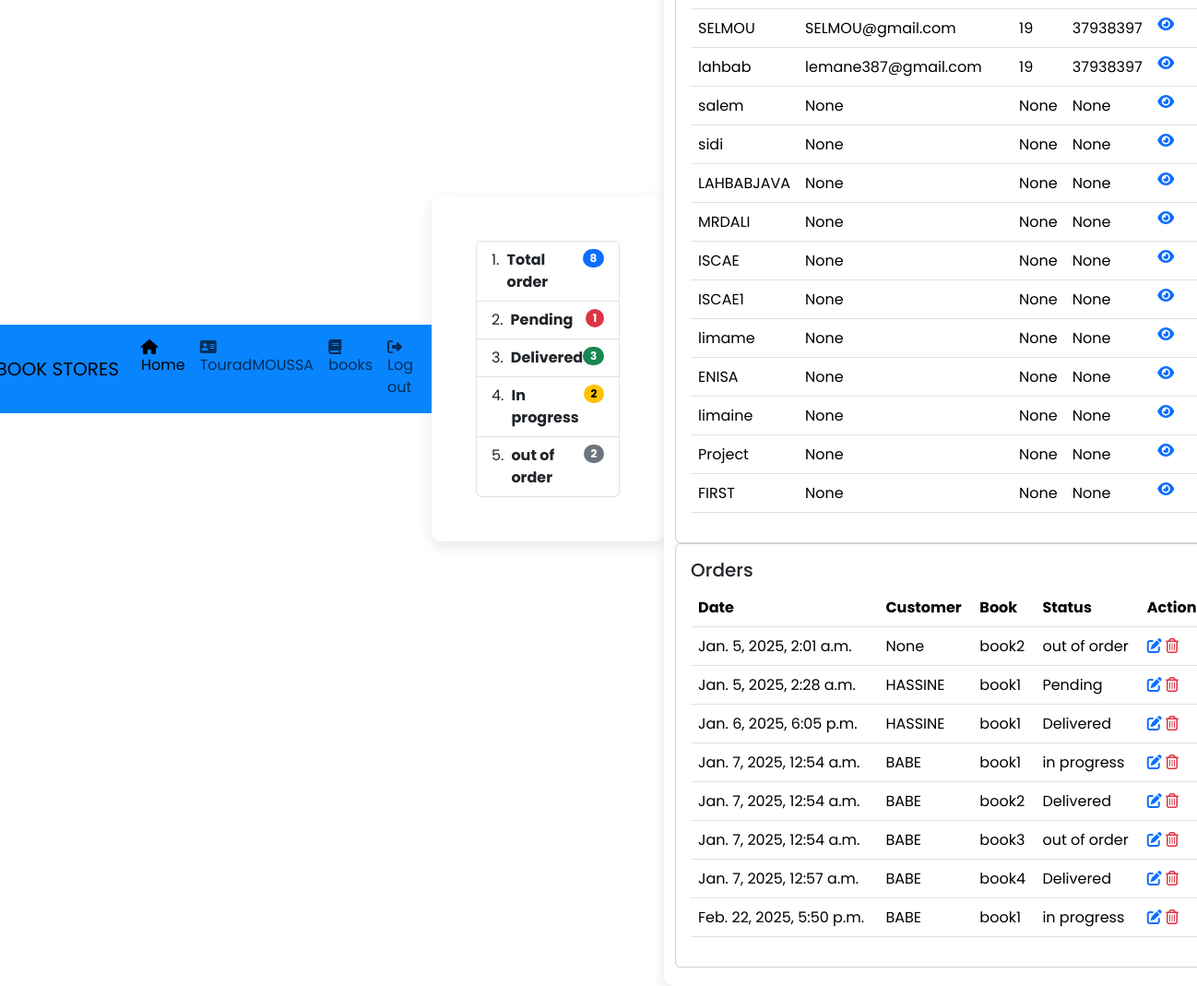
The app's page / (signed in) with its own data.
### bookstore/models.py (models this page shows)
class Customer(models.Model):
    user = models.OneToOneField(User, null=True, on_delete=models.CASCADE)
    name = models.CharField(max_length=190, null=True)
    prenom = models.CharField(max_length=190, null=True)
    phone = models.CharField(max_length=190, null=True)
    email = models.CharField(max_length=190, null=True)
    age = models.CharField(max_length=190, null=True)
    avatar = models.ImageField(blank=190, null=True ,default="profile.jpg")
    date_created = models.DateTimeField(auto_now_add=True, null=True)
    def __str__(self):
        return self.name

class order(models.Model):
    STATUS={
        ('Pending','Pending'),
        ('Delivered','Delivered'),
        ('in progress','in progress'),
        ('out of order','out of order')
    }
    customer = models.ForeignKey(Customer, null=True, on_delete=models.SET_NULL)
    book = models.ForeignKey(Book, null=True, on_delete=models.SET_NULL)
    tags = models.ManyToManyField(Tag)
    date_created = models.DateTimeField(auto_now_add=True, null=True)
    status = models.CharField(max_length=200, null=True ,choices=STATUS)

class Book(models.Model):
     CATEGORY={
        ('Fiction','Fiction'),
        ('Mystery','Mystery'),
        ('Romance','Romance'),
        ('technelogy','technelogy')
    }
     name = models.CharField(max_length=190, null=True)
     author = models.CharField(max_length=190, null=True)
     price = models.FloatField(null=True)
     tags = models.ManyToManyField(Tag)
     category = models.CharField(max_length=190, null=True, choices=CATEGORY)
     description = models.CharField(max_length=200, null=True)
     date_created = models.DateTimeField(auto_now_add=True, null=True)
     def __str__(self):
        return self.name

### bookstore/decorators.py (the view)
        def wrapper_func(request , *args,**kwargs):
            group = None
            if request.user.groups.exists():
               group =  request.user.groups.all()[0].name
            if group == 'ADMIN':
               return view_func(request , *args,**kwargs)
            if group == 'CUSTOMER':
                return redirect('Userprofile')

### bookstore/views.py (called while the page is built)
@login_required(login_url='login')
@forAdmins
def home(request):
     customers = Customer.objects.all()
     orders = order.objects.all()
     t_orders = orders.count()
     p_orders = orders.filter(status='Pending').count()
     d_orders = orders.filter(status='Delivered').count()
     in_orders = orders.filter(status='in progress').count()
     out_orders = orders.filter(status='out of order').count()
     context = {'customers':customers,
                'orders': orders,
                't_orders': t_orders,
                'p_orders': p_orders,
                'd_orders': d_orders,
                'in_orders': in_orders,
                'out_orders': out_orders}
     return render(request,'bookstore/dashbord.html',context)

### bookstore/templates/bookstore/dashbord.html (shortened to what this page needs)
{% extends "bookstore/main.html" %}
{% block content %}
<div class="container p-5">
<ol class="list-group list-group-numbered">
  <li class="list-group-item d-flex justify-content-between align-items-start">
    <div class="ms-2 me-auto">
      <div class="fw-bold">Total order</div>
    </div>
    <span class="badge text-bg-primary rounded-pill">{{t_orders}}</span>
  </li>
  <li class="list-group-item d-flex justify-content-between align-items-start">
    <div class="ms-2 me-auto">
      <div class="fw-bold">Pending</div>
    </div>
    <span class="badge rounded-pill text-bg-danger">{{p_orders}}</span>
  </li>
  <li class="list-group-item d-flex justify-content-between align-items-start">
    <div class="ms-2 me-auto">
      <div class="fw-bold">Delivered</div>
    </div>
    <span class="badge rounded-pill text-bg-success"> {{d_orders}}</span>
  </li>
  <li class="list-group-item d-flex justify-content-between align-items-start">
    <div class="ms-2 me-auto">
      <div class="fw-bold">In progress</div>
    </div>
    <span class="badge rounded-pill text-bg-warning">{{in_orders}}</span>
  </li>
  <li class="list-group-item d-flex justify-content-between align-items-start">
    <div class="ms-2 me-auto">
      <div class="fw-bold">out of order</div>
    </div>
    <span class="badge rounded-pill text-bg-secondary"> {{out_orders}} </span>
  </li>
</ol>
</div>
<div class="container ">
    <div class="row">
      <div class="col">
        <div class="card" >
            <div class="card-body">
              <table class="table">
                <tbody>
                    {% for item in customers    %}
                    <tr>
                    <td>{{item.name}}</td>
                    <td>{{item.email}}</td>
                    <td>{{item.age}}</td>
                    <td>{{item.phone}}</td>
                    <td> <a href="{% url 'customer' item.id %}"><i class="fa-solid fa-eye"></i></a></td>
                  </tr>
                  {%  endfor %}
                </tbody>
              </table>
            </div>
          </div>
      </div>
      <div class="col">
        <div class="card" >
            <div class="card-body">
              <h5 class="card-title">Orders</h5>
              <table class="table">
                <thead>
                  <tr>
                    <th scope="col">Date</th>
                    <th scope="col">Customer</th>
                    <th scope="col">Book</th>
                    <th scope="col">Status</th>
                    <th scope="col">Action</th>
                  </tr>
                </thead>
                <tbody>
                    {% for item in orders    %}
                    <tr>
                    <td>{{item.date_created}}</td>
                    <td>{{item.customer}}</td>
                    <td>{{item.book}}</td>
                    <td>{{item.status}}</td>
                    <td>
                        <a href="{% url 'update' item.id %}"> <i class="fa-solid fa-pen-to-square"></i></a>
                        <a class="text-danger"  href="{% url 'delete' item.id %}"> <i class="fa-regular fa-trash-can"></i></a>
                    </td>
                  </tr>
                  {%  endfor %}
                </tbody>
              </table>
            </div>
          </div>
      </div>
    </div>
  </div>
{% endblock %}

### bookstore/templates/bookstore/main.html (shortened to what this page needs)
{% load static %}
<html>
    <head>
        <link rel="stylesheet"type="text/css" href="{% static '/CSS/style.css' %}">
      <link href="https://cdn.jsdelivr.net/npm/bootstrap@5.3.3/dist/css/bootstrap.min.css" rel="stylesheet">
         <link rel="stylesheet" href="https://cdnjs.cloudflare.com/ajax/libs/font-awesome/6.7.2/css/all.min.css"
 />
          <link rel="stylesheet"type="text/css" href="{% static '/CSSv/styledash.css' %}">
    </head>
    <body>
        {% include  "bookstore/navbar.html" %}
         {% block content %}
         {% endblock %}
    </body>
</html>

### bookstore/templates/bookstore/navbar.html (shortened to what this page needs)
{% load  static %}
<nav class="navbar navbar-expand-lg" style="background-color:rgb(9, 132, 255);" >
    <div class="container-fluid">
      <a class="navbar-brand" href="{% url 'home' %}">
        BOOK STORES
      </a>
      <div class="collapse navbar-collapse" id="navbarSupportedContent">
        <ul class="navbar-nav me-auto mb-2 mb-lg-0">
          {% if request.user.is_staff%}
          <li class="nav-item">
            <a class="nav-link active" aria-current="page" href="{% url 'home' %}"><i class="fa-solid fa-house"></i>Home</a>
          </li>
          <li class="nav-item">
            <a class="nav-link" href="{% url 'profile_info' %}""><i class="fa-solid fa-address-card"></i>{{request.user}}</a>
          </li>
          <li class="nav-item">
            <a class="nav-link" href="{% url 'books' %}"><i class="fa-solid fa-book"></i>books</a>
          </li>{% endif %}
          <li class="nav-item">
            <a class="nav-link" href="{% url 'logout' %}"><i class="fa-solid fa-right-from-bracket"></i>Log out</a>
          </li>
        </ul>
      </div>
    </div>
  </nav>

### static/CSSv/style.css (style rules this page uses)
* { margin: 0; padding: 0; box-sizing: border-box; }
body { font-family: Arial, sans-serif; background-color: #f4f4f4; display: flex; justify-content: center; align-items: center; height: 100vh; padding: 20px; }
.container { width: 100%; max-width: 500px; background-color: #fff; padding: 20px; border-radius: 10px; box-shadow: 0 5px 15px rgba(0, 0, 0, 0.1); }
a { color: #007BFF; text-decoration: none; }

### static/CSSv/styledash.css (style rules this page uses)
* { margin: 0; padding: 0; box-sizing: border-box; font-family: "Poppins", sans-serif; }

### records on screen
Customer: name "SELMOU", email "SELMOU@gmail.com", age "19", phone "37938397"
Customer: name "lahbab", email "lemane387@gmail.com", age "19", phone "37938397"
Customer: name "salem", email "None", age "None", phone "None"
Customer: name "sidi", email "None", age "None", phone "None"
Customer: name "LAHBABJAVA", email "None", age "None", phone "None"
Customer: name "MRDALI", email "None", age "None", phone "None"
Customer: name "ISCAE", email "None", age "None", phone "None"
Customer: name "ISCAE1", email "None", age "None", phone "None"
Customer: name "limame", email "None", age "None", phone "None"
Customer: name "ENISA", email "None", age "None", phone "None"
Customer: name "limaine", email "None", age "None", phone "None"
Customer: name "Project", email "None", age "None", phone "None"
Customer: name "FIRST", email "None", age "None", phone "None"
order: date_created "Jan. 5, 2025, 2:01 a.m.", customer "None", book "book2", status "out of order"
order: date_created "Jan. 5, 2025, 2:28 a.m.", customer "HASSINE", book "book1", status "Pending"
order: date_created "Jan. 6, 2025, 6:05 p.m.", customer "HASSINE", book "book1", status "Delivered"
order: date_created "Jan. 7, 2025, 12:54 a.m.", customer "BABE", book "book1", status "in progress"
order: date_created "Jan. 7, 2025, 12:54 a.m.", customer "BABE", book "book2", status "Delivered"
order: date_created "Jan. 7, 2025, 12:54 a.m.", customer "BABE", book "book3", status "out of order"
order: date_created "Jan. 7, 2025, 12:57 a.m.", customer "BABE", book "book4", status "Delivered"
order: date_created "Feb. 22, 2025, 5:50 p.m.", customer "BABE", book "book1", status "in progress"

### other values on screen
{{ request.user }} "TouradMOUSSA"
{{ t_orders }} "8"
{{ p_orders }} "1"
{{ d_orders }} "3"
{{ in_orders }} "2"
{{ out_orders }} "2"
